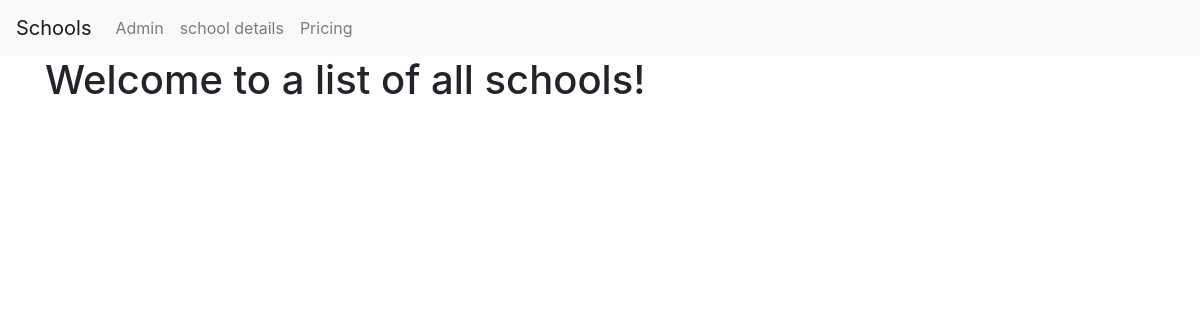
The page /first_app/ on the database as committed earlier.
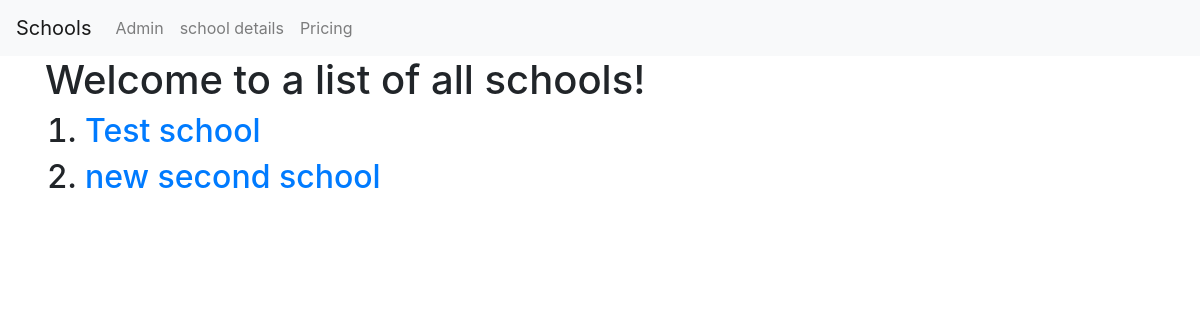
The same page on the database as committed later.
### first_app/models.py (models this page shows, shortened)
class School(models.Model):
    name = models.CharField(max_length=256)
    principal = models.CharField(max_length=256)
    location = models.CharField(max_length=256)

### first_app/views.py (the view)
# urls.py: path('',views.SchoolListView.as_view(),name='list'),
class SchoolListView(ListView):
    context_object_name = 'schools'
    model = models.School

### first_app/templates/first_app/school_list.html
{% extends 'first_app/first_app_base.html' %}
{% block body_block %}
<h1>Welcome to a list of all schools!</h1>
<ol>
{% for school in schools %}
<h2><li><a href ="{{school.id}}">{{school.name}}</a></li></h2>
{% endfor %}
</ol>
{% endblock  %}

Rows that differ between the two databases and show on the page:
added School: name "Test school"
added School: name "new second school"
